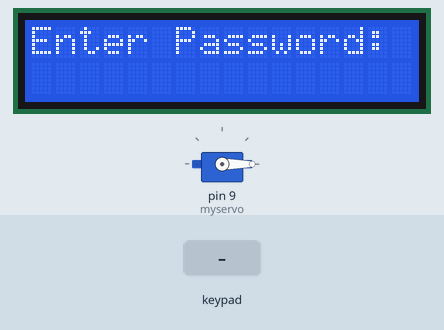
This sketch was run on a simulated Arduino Uno, built with avr-gcc and run on an emulated ATmega328P. On the bench: servo, 16×2 character LCD. The inputs (shaded band) are chosen by the test bench.

Above: at 11.2 s.
11.3 s: keypad keys 1 2 3 4 # pressed 0.4 s apart
At 14.7 s:
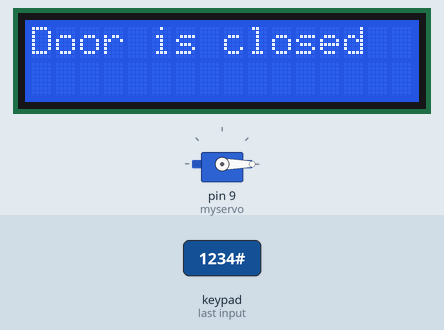
14.8 s: keypad keys 0 1 2 3 pressed 0.4 s apart
At 18.9 s:
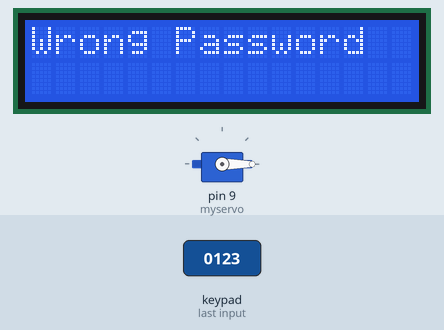
19.4 s: key '1' pressed
At 19.9 s:
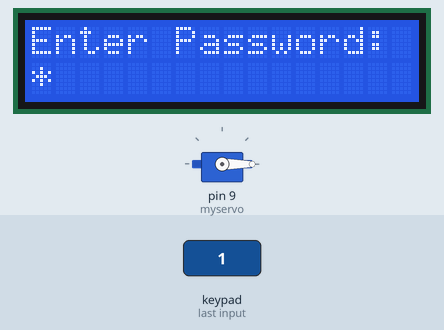
20.9 s: key '2' pressed
At 22.2 s:
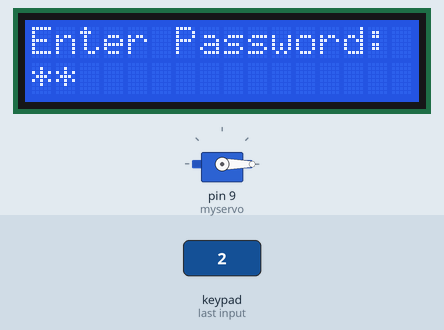
Timing chart, 0 to 23.4 s (numbered marks = the images above; inputs shaded):
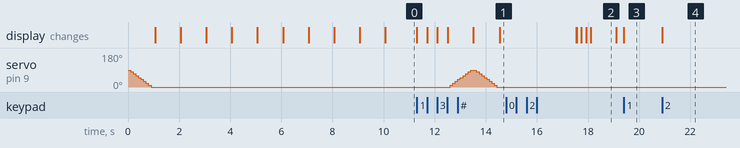

Measured:
- after the input at 11.3 s, servo on pin 9 (myservo): rises from 0° to 90° in 0.80 s, then falls to 0° in 1.0 s; the display: first changes at once (image 1 shows a later state)
- after the input at 14.8 s, the display: first differs from a run without the input after 2.8 s (image 2 shows a later state)
- after the input at 19.4 s, the display: changes at once (image 3)
- after the input at 20.9 s, the display: changes at once (image 4)
- what the display in image 2 shows lasts 1.0 s, from 18.1 s to 19.1 s

The sketch:

smart_locking_system.ino
```cpp
#include <Keypad.h>
#include <LiquidCrystal.h>
#include <Servo.h>

#define Password_Length 5

Servo myservo;
LiquidCrystal lcd(A0, A1, A2, A3, A4, A5);

int pos = 0;
char Data[Password_Length];
char Master[Password_Length] = "1234";
byte data_count = 0;
bool Pass_is_good;
bool door = false;
char customKey;

/* Keypad setup */
const byte ROWS = 4;
const byte COLS = 4;
char keys[ROWS][COLS] = {
  {'1','2','3','A'},
  {'4','5','6','B'},
  {'7','8','9','C'},
  {'*','0','#','D'}
};

byte rowPins[ROWS] = {0, 1, 2, 3};
byte colPins[COLS] = {4, 5, 6, 7};

Keypad customKeypad(makeKeymap(keys), rowPins, colPins, ROWS, COLS);

/* Setup function */
void setup() {
  myservo.attach(9, 2000, 2400);
  ServoClose();
  lcd.begin(16, 2);
  lcd.print("Protected Door");
  loading("Loading");
  lcd.clear();
}

/* Main loop */
void loop() {
  if (door == true) {
    customKey = customKeypad.getKey();
    if (customKey == '#') {
      lcd.clear();
      ServoClose();
      lcd.print("Door is closed");
      delay(3000);
      door = false;
    }
  } else {
    Open();
  }
}

void loading(char msg[]) {
  lcd.setCursor(0, 1);
  lcd.print(msg);
  for (int i = 0; i < 9; i++) {
    delay(1000);
    lcd.print(".");
  }
}

void clearData() {
  while (data_count != 0) {
    Data[data_count--] = 0;
  }
}

void ServoClose() {
  for (pos = 90; pos >= 0; pos -= 10) {
    myservo.write(pos);
    delay(100);
  }
}

void ServoOpen() {
  for (pos = 0; pos <= 90; pos += 10) {
    myservo.write(pos);
    delay(100);
  }
}

void Open() {
  lcd.setCursor(0, 0);
  lcd.print("Enter Password:");

  customKey = customKeypad.getKey();
  if (customKey) {
    Data[data_count] = customKey;
    lcd.setCursor(data_count, 1);
    lcd.print("*");
    data_count++;
  }

  if (data_count == Password_Length - 1) {
    if (!strcmp(Data, Master)) {
      lcd.clear();
      lcd.print("Access Granted");
      ServoOpen();
      door = true;
    } else {
      lcd.clear();
      lcd.print("Wrong Password");
      delay(1000);
    }
    lcd.clear();
    clearData();
  }
}
```
